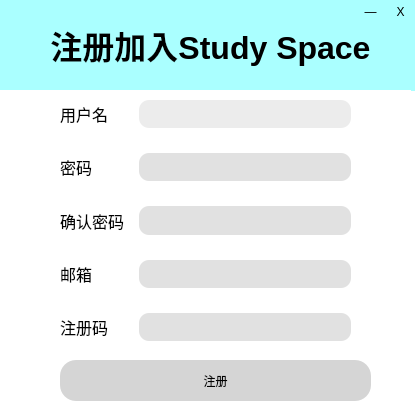
<?xml version="1.0" encoding="UTF-8"?>
<ui version="4.0">
 <class>registerwindowui</class>
 <widget class="QWidget" name="registerwindowui">
  <property name="geometry">
   <rect>
    <x>0</x>
    <y>0</y>
    <width>415</width>
    <height>418</height>
   </rect>
  </property>
  <property name="windowTitle">
   <string>StudySpace</string>
  </property>
  <property name="styleSheet">
   <string notr="true">background-color: white;</string>
  </property>
  <widget class="QLabel" name="titleBar">
   <property name="geometry">
    <rect>
     <x>0</x>
     <y>0</y>
     <width>421</width>
     <height>91</height>
    </rect>
   </property>
   <property name="styleSheet">
    <string notr="true">background-color:rgb(170, 255, 255);</string>
   </property>
   <property name="text">
    <string>&lt;html&gt;&lt;head/&gt;&lt;body&gt;&lt;p align=&quot;center&quot;&gt;&lt;span style=&quot; font-size:24pt; font-weight:700;&quot;&gt;注册加入Study Space&lt;/span&gt;&lt;/p&gt;&lt;/body&gt;&lt;/html&gt;</string>
   </property>
  </widget>
  <widget class="QPushButton" name="registerButton">
   <property name="geometry">
    <rect>
     <x>60</x>
     <y>360</y>
     <width>311</width>
     <height>41</height>
    </rect>
   </property>
   <property name="styleSheet">
    <string notr="true">size: 16px;
border-radius: 16px;
background-color: rgb(213, 213, 213);</string>
   </property>
   <property name="text">
    <string>注册</string>
   </property>
   <property name="iconSize">
    <size>
     <width>32</width>
     <height>32</height>
    </size>
   </property>
   <property name="checkable">
    <bool>true</bool>
   </property>
  </widget>
  <widget class="QWidget" name="formLayoutWidget">
   <property name="geometry">
    <rect>
     <x>0</x>
     <y>90</y>
     <width>411</width>
     <height>251</height>
    </rect>
   </property>
   <layout class="QGridLayout" name="gridLayout" columnstretch="0,0">
    <property name="sizeConstraint">
     <enum>QLayout::SetNoConstraint</enum>
    </property>
    <property name="leftMargin">
     <number>60</number>
    </property>
    <property name="topMargin">
     <number>10</number>
    </property>
    <property name="rightMargin">
     <number>60</number>
    </property>
    <property name="bottomMargin">
     <number>0</number>
    </property>
    <property name="horizontalSpacing">
     <number>15</number>
    </property>
    <property name="verticalSpacing">
     <number>25</number>
    </property>
    <item row="0" column="0">
     <widget class="QLabel" name="nameLabel">
      <property name="sizePolicy">
       <sizepolicy hsizetype="Maximum" vsizetype="Maximum">
        <horstretch>0</horstretch>
        <verstretch>0</verstretch>
       </sizepolicy>
      </property>
      <property name="font">
       <font>
        <pointsize>12</pointsize>
       </font>
      </property>
      <property name="text">
       <string>用户名</string>
      </property>
     </widget>
    </item>
    <item row="0" column="1">
     <widget class="QLineEdit" name="nameInput">
      <property name="sizePolicy">
       <sizepolicy hsizetype="Expanding" vsizetype="Expanding">
        <horstretch>0</horstretch>
        <verstretch>0</verstretch>
       </sizepolicy>
      </property>
      <property name="minimumSize">
       <size>
        <width>0</width>
        <height>0</height>
       </size>
      </property>
      <property name="maximumSize">
       <size>
        <width>16777215</width>
        <height>1000</height>
       </size>
      </property>
      <property name="layoutDirection">
       <enum>Qt::LeftToRight</enum>
      </property>
      <property name="styleSheet">
       <string notr="true">border-radius:10px;
background-color: rgb(236, 236, 236);</string>
      </property>
     </widget>
    </item>
    <item row="1" column="0">
     <widget class="QLabel" name="passwordLable">
      <property name="font">
       <font>
        <pointsize>12</pointsize>
       </font>
      </property>
      <property name="text">
       <string>密码</string>
      </property>
     </widget>
    </item>
    <item row="2" column="0">
     <widget class="QLabel" name="repasswordLable">
      <property name="font">
       <font>
        <pointsize>12</pointsize>
       </font>
      </property>
      <property name="text">
       <string>确认密码</string>
      </property>
     </widget>
    </item>
    <item row="3" column="0">
     <widget class="QLabel" name="emailLable">
      <property name="font">
       <font>
        <pointsize>12</pointsize>
       </font>
      </property>
      <property name="text">
       <string>邮箱</string>
      </property>
     </widget>
    </item>
    <item row="4" column="0">
     <widget class="QLabel" name="codeLable">
      <property name="font">
       <font>
        <pointsize>12</pointsize>
       </font>
      </property>
      <property name="toolTip">
       <string>&lt;html&gt;&lt;head/&gt;&lt;body&gt;&lt;p&gt;&lt;br/&gt;&lt;/p&gt;&lt;/body&gt;&lt;/html&gt;</string>
      </property>
      <property name="whatsThis">
       <string>&lt;html&gt;&lt;head/&gt;&lt;body&gt;&lt;p align=&quot;center&quot;&gt;&lt;br/&gt;&lt;/p&gt;&lt;/body&gt;&lt;/html&gt;</string>
      </property>
      <property name="text">
       <string>注册码</string>
      </property>
     </widget>
    </item>
    <item row="2" column="1">
     <widget class="QLineEdit" name="repasswordInput">
      <property name="sizePolicy">
       <sizepolicy hsizetype="Expanding" vsizetype="Expanding">
        <horstretch>0</horstretch>
        <verstretch>0</verstretch>
       </sizepolicy>
      </property>
      <property name="minimumSize">
       <size>
        <width>0</width>
        <height>0</height>
       </size>
      </property>
      <property name="maximumSize">
       <size>
        <width>16777215</width>
        <height>1000</height>
       </size>
      </property>
      <property name="layoutDirection">
       <enum>Qt::LeftToRight</enum>
      </property>
      <property name="styleSheet">
       <string notr="true">border-radius:10px;
background-color: rgb(225, 225, 225);</string>
      </property>
      <property name="echoMode">
       <enum>QLineEdit::PasswordEchoOnEdit</enum>
      </property>
     </widget>
    </item>
    <item row="1" column="1">
     <widget class="QLineEdit" name="passwordInput">
      <property name="sizePolicy">
       <sizepolicy hsizetype="Expanding" vsizetype="Expanding">
        <horstretch>0</horstretch>
        <verstretch>0</verstretch>
       </sizepolicy>
      </property>
      <property name="minimumSize">
       <size>
        <width>0</width>
        <height>0</height>
       </size>
      </property>
      <property name="maximumSize">
       <size>
        <width>16777215</width>
        <height>1000</height>
       </size>
      </property>
      <property name="layoutDirection">
       <enum>Qt::LeftToRight</enum>
      </property>
      <property name="styleSheet">
       <string notr="true">border-radius:10px;
background-color: rgb(225, 225, 225);</string>
      </property>
      <property name="echoMode">
       <enum>QLineEdit::PasswordEchoOnEdit</enum>
      </property>
     </widget>
    </item>
    <item row="3" column="1">
     <widget class="QLineEdit" name="emailInput">
      <property name="sizePolicy">
       <sizepolicy hsizetype="Expanding" vsizetype="Expanding">
        <horstretch>0</horstretch>
        <verstretch>0</verstretch>
       </sizepolicy>
      </property>
      <property name="minimumSize">
       <size>
        <width>0</width>
        <height>0</height>
       </size>
      </property>
      <property name="maximumSize">
       <size>
        <width>16777215</width>
        <height>1000</height>
       </size>
      </property>
      <property name="layoutDirection">
       <enum>Qt::LeftToRight</enum>
      </property>
      <property name="styleSheet">
       <string notr="true">border-radius:10px;
background-color: rgb(225, 225, 225);</string>
      </property>
     </widget>
    </item>
    <item row="4" column="1">
     <widget class="QLineEdit" name="codeInput">
      <property name="sizePolicy">
       <sizepolicy hsizetype="Expanding" vsizetype="Expanding">
        <horstretch>0</horstretch>
        <verstretch>0</verstretch>
       </sizepolicy>
      </property>
      <property name="minimumSize">
       <size>
        <width>0</width>
        <height>0</height>
       </size>
      </property>
      <property name="maximumSize">
       <size>
        <width>16777215</width>
        <height>1000</height>
       </size>
      </property>
      <property name="layoutDirection">
       <enum>Qt::LeftToRight</enum>
      </property>
      <property name="styleSheet">
       <string notr="true">border-radius:10px;
background-color: rgb(225, 225, 225);</string>
      </property>
     </widget>
    </item>
   </layout>
  </widget>
  <widget class="QPushButton" name="minimizeButton">
   <property name="geometry">
    <rect>
     <x>360</x>
     <y>0</y>
     <width>21</width>
     <height>24</height>
    </rect>
   </property>
   <property name="styleSheet">
    <string notr="true">border-radius : 10px;
background-color:rgb(170, 255, 255);</string>
   </property>
   <property name="text">
    <string>—</string>
   </property>
  </widget>
  <widget class="QPushButton" name="closeButton">
   <property name="geometry">
    <rect>
     <x>390</x>
     <y>0</y>
     <width>21</width>
     <height>24</height>
    </rect>
   </property>
   <property name="styleSheet">
    <string notr="true">border-radius : 16px;
background-color: rgb(170, 255, 255);</string>
   </property>
   <property name="text">
    <string>X</string>
   </property>
  </widget>
  <zorder>titleBar</zorder>
  <zorder>registerButton</zorder>
  <zorder>formLayoutWidget</zorder>
  <zorder>closeButton</zorder>
  <zorder>minimizeButton</zorder>
 </widget>
 <resources/>
 <connections/>
</ui>
